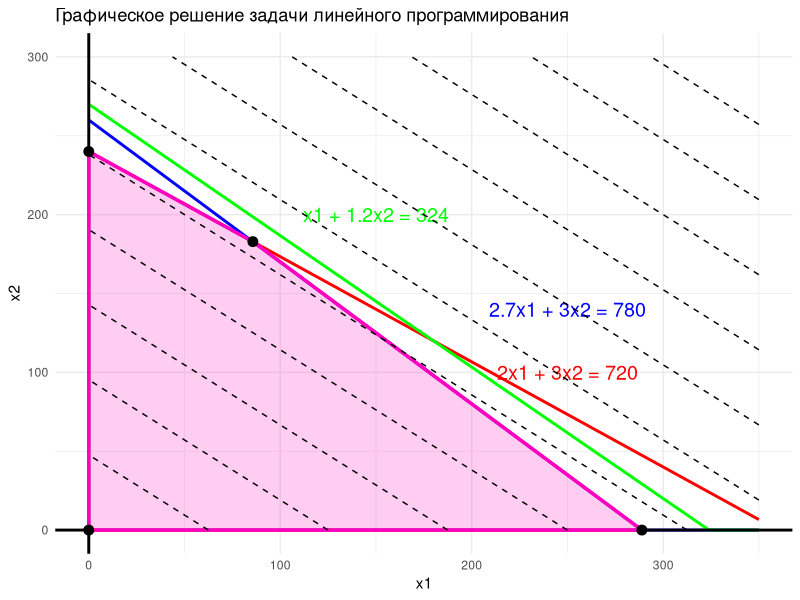

The R source for this figure:
# Задание ограничений
library(ggplot2)

# Функция для отображения линии ограничений
plot_constraint <- function(a, b, c, x_range) {
  x <- seq(0, x_range, by = 0.1)  # Ограничим x_range
  y <- (c - a * x) / b
  y <- pmax(y, 0)  # Убираем отрицательные значения y
  return(data.frame(x, y))
}

# Ограничения
constraint1 <- plot_constraint(2, 3, 720, 350)      # 2x1 + 3x2 <= 720
constraint2 <- plot_constraint(2.7, 3, 780, 350)    # 2.7x1 + 3x2 <= 780
constraint3 <- plot_constraint(1, 1.2, 324, 350)    # x1 + 1.2x2 <= 324

# Точки для области допустимых значений
polygon_data <- data.frame(
  x = c(0, 0, 85.71, 288.89), 
  y = c(0, 240, 182.86, 0)
)

# Функция для построения контурных линий целевой функции
plot_objective_contours <- function(a, b) {
  x_vals <- seq(0, 350, by = 1)  # Уменьшаем шаг для увеличения количества контурных линий
  y_vals <- seq(0, 350, by = 1)  # Уменьшаем шаг для увеличения количества контурных линий
  
  # Целевая функция F = 160x1 + 210x2
  F_vals <- outer(x_vals, y_vals, FUN = function(x1, x2) 160 * x1 + 210 * x2)
  
  contour_data <- data.frame(
    x = rep(x_vals, length(y_vals)),
    y = rep(y_vals, each = length(x_vals)),
    z = as.vector(F_vals)
  )
  
  return(contour_data)
}

# Строим график
ggplot() +
  # Ограничения
  geom_line(data = constraint1, aes(x = x, y = y), color = "red", size = 1) + 
  geom_line(data = constraint2, aes(x = x, y = y), color = "blue", size = 1 ) + 
  geom_line(data = constraint3, aes(x = x, y = y), color = "green", size = 1) +
  annotate("text", x = 250, y = 100, label = "2x1 + 3x2 = 720", color = "red", size = 5) + 
  annotate("text", x = 250, y = 140, label = "2.7x1 + 3x2 = 780", color = "blue", size = 5) + 
  annotate("text", x = 150, y = 200, label = "x1 + 1.2x2 = 324", color = "green", size = 5) + 
  xlim(0, 350) +
  ylim(0, 300) +  # Увеличиваем пределы оси x2
  labs(x = "x1", y = "x2") +
  theme_minimal() +
  theme(
    #panel.grid.major = element_line(color = "lightgray", size = 0.5),  # Основная сетка
    #panel.grid.minor = element_line(color = "lightgray", size = 0.25), # Мелкая сетка
    #panel.grid.major.x = element_line(color = "lightgray", size = 0.5), # Вертикальная сетка
    #panel.grid.major.y = element_line(color = "lightgray", size = 0.5)  # Горизонтальная сетка
  ) +
  ggtitle("Графическое решение задачи линейного программирования") +
  geom_rug(sides = "b") + 
  geom_rug(sides = "l") +
  # Добавляем линии для ограничений по x1 и x2 (толще и линейные)
  geom_vline(xintercept = 0, size = 1, color = "black") +  # x1 >= 0
  geom_hline(yintercept = 0, size = 1, color = "black") +  # x2 >= 0
  # Добавляем область допустимых значений с фиолетовой границей
  geom_polygon(data = polygon_data, aes(x = x, y = y), fill = "#ff00c0", alpha = 0.2, color = "#ff00c0", size = 1.2) +
  # Добавляем контурные линии целевой функции (dashed)
  geom_contour(data = plot_objective_contours(160, 210), aes(x = x, y = y, z = z), color = "black", size = .5, linetype = "dashed") +
  # Добавляем точки полигона
  geom_point(data = polygon_data, aes(x = x, y = y), color = "black", size = 3)